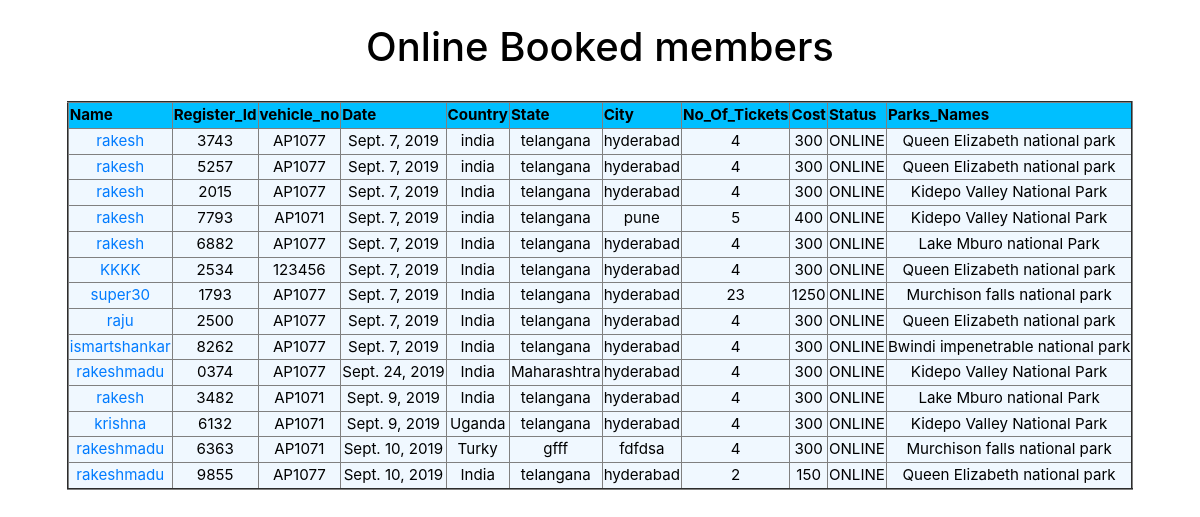
Screenshot of /alldtls/ with the database file from the repository.
### userapp/models.py (models this page shows)
class Booking(models.Model):
    parks=(
          ('Queen Elizabeth national park','Queen Elizabeth national park'),
          ('Murchison falls national park','Murchison falls national park'),
          ('Bwindi impenetrable national park','Bwindi impenetrable national park'),
          ('Lake Mburo national Park','Lake Mburo national Park'),
          ('Kidepo Valley National Park','Kidepo Valley National Park'),
          ('Semuliki National Park','Semuliki National Park'),
          ('Mt Elgon National Park','Mt Elgon National Park'),
          ('Mgahinga Gorilla National Park','Mgahinga Gorilla National Park')
      )
    name=models.CharField(max_length=20)
    email=models.EmailField(max_length=30)
    mobile=models.CharField(max_length=10)
    age=models.CharField(max_length=3)
    parks_names=models.CharField(max_length=35,choices=parks)
    cost=models.CharField(max_length=10)
    total=models.IntegerField()
    child=models.IntegerField()
    adult=models.IntegerField()
    country=models.CharField(max_length=20)
    state=models.CharField(max_length=20)
    date=models.DateField()
    city=models.CharField(max_length=20)
    idproof=models.CharField(max_length=30)
    idno=models.CharField(max_length=15)
    vehicle_no=models.CharField(max_length=6)
    reg_id=models.CharField(max_length=20)
    my_choices=[('ONLINE','online')]
    status=models.CharField(max_length=10,choices=my_choices)

### userapp/views.py (the view)
# urls.py: path('alldtls/',views.alldetails),
def alldetails(request):
    all=Booking.objects.all()
    return render(request,'details.html',{'all':all})

### userapp/templates/details.html (shortened to what this page needs)
<!DOCTYPE html>
<html lang="en">
<head>
</head>
<link rel="stylesheet" href="https://stackpath.bootstrapcdn.com/bootstrap/4.1.3/css/bootstrap.min.css">
<br>
<center>
    <h1>Online Booked members</h1>
</center>
<br>
<body>
    <table align="center" border="2">
        <thead>
            <th>Name</th>
            <th>Register_Id</th>
            <th>vehicle_no</th>
            <th>Date</th>
            <th>Country</th>
            <th>State</th>
            <th>City</th>
            <th>No_Of_Tickets</th>
            <th>Cost</th>
            <th>Status</th>
            <th>Parks_Names</th>
        </thead>
        {%for x in all%}
        <tbody>
            <td>
                <center><a href="/invid/{{x.id}}">{{x.name}}</center>
            </td>
            <td>
                <center>{{x.reg_id}}</center>
            </td>
            <td>
                <center>{{x.vehicle_no}}</center>
            </td>
            <td>
                <center>{{x.date}}</center>
            </td>
            <td>
                <center>{{x.country}}</center>
            </td>
            <td>
                <center>{{x.state}}</center>
            </td>
            <td>
                <center>{{x.city}}</center>
            </td>
            <td>
                <center>{{x.total}}</center>
            </td>
            <td>
                <center>{{x.cost}}</center>
            </td>
            <td>
                <center>{{x.status}}</center>
            </td>
            <td>
                <center>{{x.parks_names}}</center>
            </td>
        </tbody>
        {%endfor%}
    </table>
</body>
</html>

### userapp/templates/details.html (style rules this page uses)
body { color: rgb(0, 0, 0); }
th { background-color: deepskyblue }
td { background-color: aliceblue }
body { background-image: url("https://wallpapersite.com/images/pages/pic_w/18145.jpg"); font-size: 4mm; background-repeat: no-repeat; background-size: 1299px 640px; }

### rows the page displays
Booking: name "rakesh", reg_id "3743", vehicle_no "AP1077", date "Sept. 7, 2019", country "india", state "telangana", city "hyderabad", total "4", cost "300", status "ONLINE", parks_names "Queen Elizabeth national park"
Booking: name "rakesh", reg_id "5257", vehicle_no "AP1077", date "Sept. 7, 2019", country "india", state "telangana", city "hyderabad", total "4", cost "300", status "ONLINE", parks_names "Queen Elizabeth national park"
Booking: name "rakesh", reg_id "2015", vehicle_no "AP1077", date "Sept. 7, 2019", country "India", state "telangana", city "hyderabad", total "4", cost "300", status "ONLINE", parks_names "Kidepo Valley National Park"
Booking: name "rakesh", reg_id "7793", vehicle_no "AP1071", date "Sept. 7, 2019", country "india", state "telangana", city "pune", total "5", cost "400", status "ONLINE", parks_names "Kidepo Valley National Park"
Booking: name "rakesh", reg_id "6882", vehicle_no "AP1077", date "Sept. 7, 2019", country "India", state "telangana", city "hyderabad", total "4", cost "300", status "ONLINE", parks_names "Lake Mburo national Park"
Booking: name "KKKK", reg_id "2534", vehicle_no "123456", date "Sept. 7, 2019", country "India", state "telangana", city "hyderabad", total "4", cost "300", status "ONLINE", parks_names "Queen Elizabeth national park"
Booking: name "super30", reg_id "1793", vehicle_no "AP1077", date "Sept. 7, 2019", country "India", state "telangana", city "hyderabad", total "23", cost "1250", status "ONLINE", parks_names "Murchison falls national park"
Booking: name "raju", reg_id "2500", vehicle_no "AP1077", date "Sept. 7, 2019", country "India", state "telangana", city "hyderabad", total "4", cost "300", status "ONLINE", parks_names "Queen Elizabeth national park"
Booking: name "ismartshankar", reg_id "8262", vehicle_no "AP1077", date "Sept. 7, 2019", country "India", state "telangana", city "hyderabad", total "4", cost "300", status "ONLINE", parks_names "Bwindi impenetrable national park"
Booking: name "rakeshmadu", reg_id "0374", vehicle_no "AP1077", date "Sept. 24, 2019", country "India", state "Maharashtra", city "hyderabad", total "4", cost "300", status "ONLINE", parks_names "Kidepo Valley National Park"
Booking: name "rakesh", reg_id "3482", vehicle_no "AP1071", date "Sept. 9, 2019", country "India", state "telangana", city "hyderabad", total "4", cost "300", status "ONLINE", parks_names "Lake Mburo national Park"
Booking: name "krishna", reg_id "6132", vehicle_no "AP1071", date "Sept. 9, 2019", country "Uganda", state "telangana", city "hyderabad", total "4", cost "300", status "ONLINE", parks_names "Kidepo Valley National Park"
Booking: name "rakeshmadu", reg_id "6363", vehicle_no "AP1071", date "Sept. 10, 2019", country "Turky", state "gfff", city "fdfdsa", total "4", cost "300", status "ONLINE", parks_names "Murchison falls national park"
Booking: name "rakeshmadu", reg_id "9855", vehicle_no "AP1077", date "Sept. 10, 2019", country "India", state "telangana", city "hyderabad", total "2", cost "150", status "ONLINE", parks_names "Queen Elizabeth national park"
